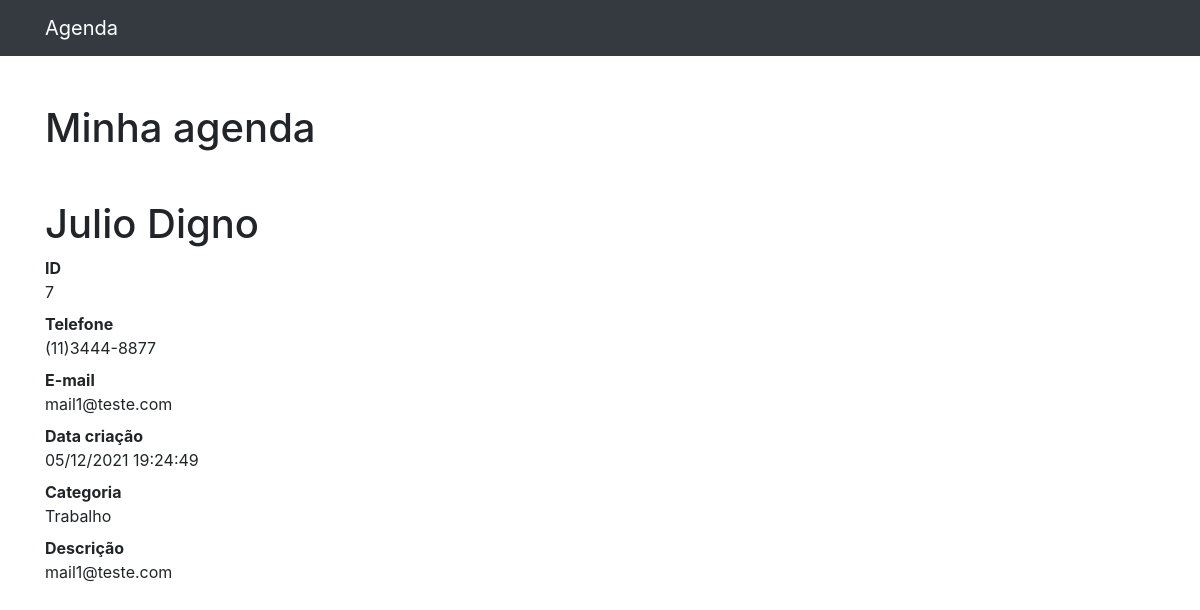
/7, run on the app's committed database.
### contato/models.py (models this page shows, shortened)
class ContatoDj(models.Model):
    nome = models.CharField(max_length=255)
    sobreNome = models.CharField(max_length=255, blank=True)
    telefone = models.CharField(max_length=255)
    email = models.CharField(max_length=255, blank=True)
    data_criacao = models.DateTimeField(default=timezone.now)
    descricao = models.CharField(max_length=255, blank=True)
    categoria = models.ForeignKey(Categoria, on_delete=models.DO_NOTHING)
    exibir = models.BooleanField(default=True)

class Categoria(models.Model):
    nome = models.CharField(max_length=255)
    def __str__(self):
        return self.nome

### contato/views.py (the view)
# urls.py: path('<int:contato_id>', views.exibeContato, name='exibeContato'),
def exibeContato(request, contato_id):
    recebeDbContato = get_object_or_404(ContatoDj, id=contato_id)
    if not recebeDbContato.exibir:
        raise Http404()
    return render(request, 'contato/exibeContato.html', {
        'HtmlContato' : recebeDbContato
    })

### contato/templates/contato/exibeContato.html
{%extends 'djHtmlBase.html'%} {%block conteudo%}
<h1 class="mt-5">{{HtmlContato.nome}} {{HtmlContato.sobreNome}}</h1>
<dl>
  <dt>ID</dt>
  <dd>{{HtmlContato.id}}</dd>
  <dt>Telefone</dt>
  <dd>{{HtmlContato.telefone}}</dd>
  <dt>E-mail</dt>
  <dd>{{HtmlContato.email}}</dd>
  <dt>Data criação</dt>
  <dd>{{HtmlContato.data_criacao|date:'d/m/Y H:i:s'}}</dd>
  <dt>Categoria</dt>
  <dd>{{HtmlContato.categoria}}</dd>
  <dt>Descrição</dt>
  <dd>{{HtmlContato.descricao}}</dd>
</dl>
{%endblock%}

### data on the page
ContatoDj: nome "Julio", sobreNome "Digno", id "7", telefone "(11)3444-8877", email "mail1@teste.com", data_criacao "05/12/2021 19:24:49", categoria "Trabalho", descricao "mail1@teste.com"
